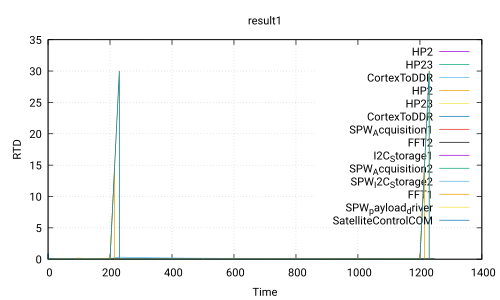

This chart was generated by the following gnuplot code:
 set title 'result1'
 set ylabel 'RTD'
 set xlabel 'Time'
 set grid
 set term pdf
 set output 'Use_case_DoubleCamera_noSafety.ATIPPIC0.executable200.0_100.0.pdf'
 plot 'Use_case_DoubleCamera_noSafety.ATIPPIC0.executable200.0_100.0.csv' using 1:2 with lines title 'HP2','Use_case_DoubleCamera_noSafety.ATIPPIC0.executable200.0_100.0.csv' using 1:3 with lines title 'HP23','Use_case_DoubleCamera_noSafety.ATIPPIC0.executable200.0_100.0.csv' using 1:4 with lines title 'CortexToDDR','Use_case_DoubleCamera_noSafety.ATIPPIC0.executable200.0_100.0.csv' using 1:5 with lines title 'HP2','Use_case_DoubleCamera_noSafety.ATIPPIC0.executable200.0_100.0.csv' using 1:6 with lines title 'HP23','Use_case_DoubleCamera_noSafety.ATIPPIC0.executable200.0_100.0.csv' using 1:7 with lines title 'CortexToDDR','Use_case_DoubleCamera_noSafety.ATIPPIC0.executable200.0_100.0.csv' using 1:8 with lines title 'SPW_Acquisition1','Use_case_DoubleCamera_noSafety.ATIPPIC0.executable200.0_100.0.csv' using 1:9 with lines title 'FFT2','Use_case_DoubleCamera_noSafety.ATIPPIC0.executable200.0_100.0.csv' using 1:10 with lines title 'I2C_Storage1','Use_case_DoubleCamera_noSafety.ATIPPIC0.executable200.0_100.0.csv' using 1:11 with lines title 'SPW_Acquisition2','Use_case_DoubleCamera_noSafety.ATIPPIC0.executable200.0_100.0.csv' using 1:12 with lines title 'SPW_I2C_Storage2','Use_case_DoubleCamera_noSafety.ATIPPIC0.executable200.0_100.0.csv' using 1:13 with lines title 'FFT1','Use_case_DoubleCamera_noSafety.ATIPPIC0.executable200.0_100.0.csv' using 1:14 with lines title 'SPW_payload_driver','Use_case_DoubleCamera_noSafety.ATIPPIC0.executable200.0_100.0.csv' using 1:15 with lines title 'SatelliteControlCOM'
